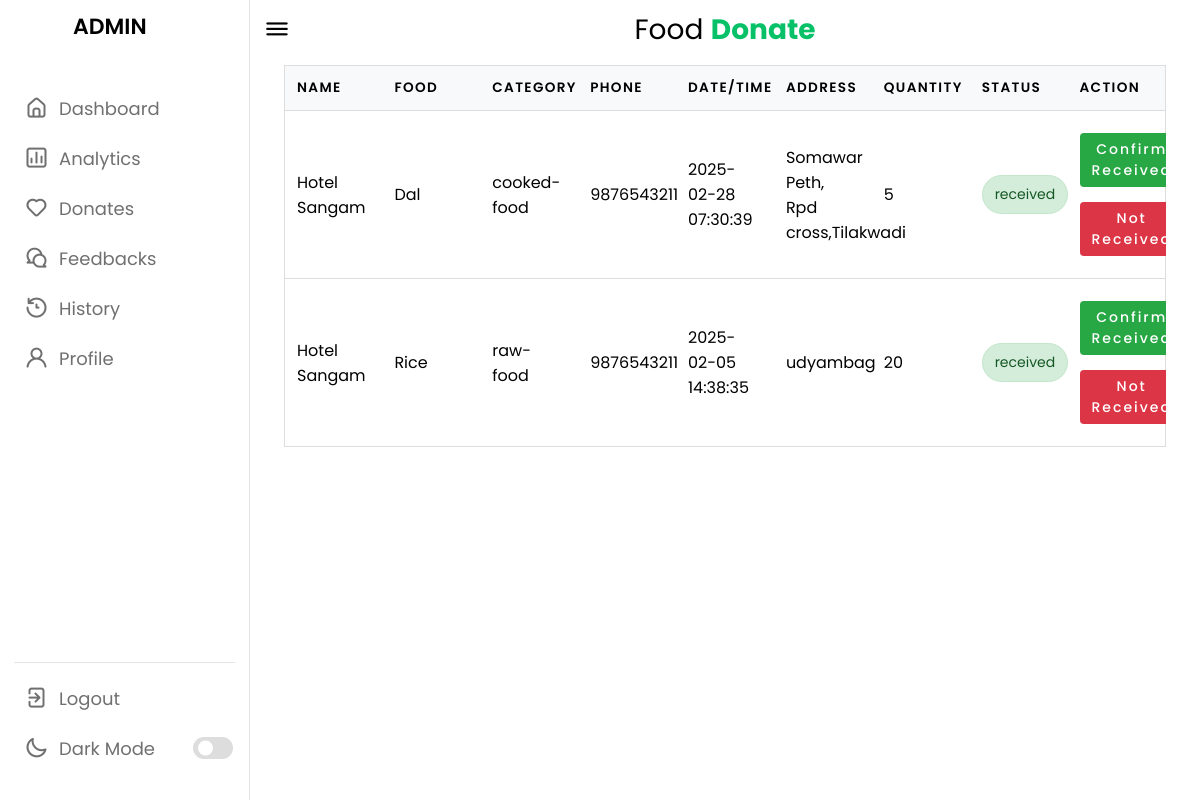
Page /admin/donate.php (signed in) on the committed database.
### tables this page shows
CREATE TABLE `food_donations` (
  `Fid` int(11) NOT NULL,
  `name` varchar(50) NOT NULL,
  `email` varchar(60) NOT NULL,
  `food` varchar(50) NOT NULL,
  `type` text NOT NULL,
  `category` text NOT NULL,
  `quantity` int(11) NOT NULL,
  `date` datetime DEFAULT current_timestamp(),
  `address` text NOT NULL,
  `location` varchar(50) NOT NULL,
  `phoneno` varchar(25) NOT NULL,
  `status` varchar(20) DEFAULT 'Pending' CHECK (`status` in ('Pending','Received'))
);

### admin/donate.php (the view, shortened to what this page needs)
<?php
include("connect.php");
?>
<!DOCTYPE html>
<html lang="en">
<head>
    <link rel="stylesheet" href="https://cdnjs.cloudflare.com/ajax/libs/font-awesome/4.7.0/css/font-awesome.min.css">
    <link rel="stylesheet" href="https://unicons.iconscout.com/release/v4.0.0/css/line.css">
    <link rel="stylesheet" href="admin.css">
</head>
<body>
    <nav>
        <div class="logo-name">
            <span class="logo_name">ADMIN</span>
        </div>
        <div class="menu-items">
            <ul class="nav-links">
                <li><a href="admin.php">
                    <i class="uil uil-estate"></i>
                    <span class="link-name">Dashboard</span>
                </a></li>
                <li><a href="analytics.php">
                    <i class="uil uil-chart"></i>
                    <span class="link-name">Analytics</span>
                </a></li>
                <li><a href="#" class="active">
                    <i class="uil uil-heart"></i>
                    <span class="link-name">Donates</span>
                </a></li>
                <li><a href="feedback.php">
                    <i class="uil uil-comments"></i>
                    <span class="link-name">Feedbacks</span>
                </a></li>
                <li><a href="history.php">
                    <i class="uil uil-history"></i>
                    <span class="link-name">History</span>
                </a></li>
                <li><a href="admin_profile.php">
                    <i class="uil uil-user"></i>
                    <span class="link-name">Profile</span>
                </a></li>
            </ul>
            <ul class="logout-mode">
                <li><a href="../logout.php">
                    <i class="uil uil-signout"></i>
                    <span class="link-name">Logout</span>
                </a></li>
                <li class="mode">
                    <a href="#">
                        <i class="uil uil-moon"></i>
                        <span class="link-name">Dark Mode</span>
                    </a>
                    <div class="mode-toggle">
                        <span class="switch"></span>
                    </div>
                </li>
            </ul>
        </div>
    </nav>
    <section class="dashboard">
        <div class="top">
            <i class="uil uil-bars sidebar-toggle"></i>
            <p class="logo" style="position: absolute; left: 50%; transform: translateX(-50%);">Food <b style="color: #06C167;">Donate</b></p>
        </div>
        <div class="activity">
            <div class="title">
                <h2>Donations Management</h2>
            </div>
            <?php
            $sql = "SELECT *,
                    CASE
                        WHEN status = 'Received' THEN 1
                        WHEN status = 'Not Received' THEN 2
                        ELSE 0
                    END as status_order
                    FROM food_donations
                    ORDER BY status_order ASC, date DESC";
            $result = mysqli_query($connection, $sql);
            if ($result && mysqli_num_rows($result) > 0) {
                echo "<div class='table-container'>
                        <table class='table'>
                            <thead>
                                <tr>
                                    <th>Name</th>
                                    <th>Food</th>
                                    <th>Category</th>
                                    <th>Phone</th>
                                    <th>Date/Time</th>
                                    <th>Address</th>
                                    <th>Quantity</th>
                                    <th>Status</th>
                                    <th>Action</th>
                                </tr>
                            </thead>
                            <tbody>";
                while ($row = mysqli_fetch_assoc($result)) {
                    $status_class = strtolower(str_replace(' ', '-', $row['status'] ?? 'pending'));
                    $button_disabled = ($row['status'] == 'Received' || $row['status'] == 'Not Received') ? 'disabled' : '';
                    echo "<tr>
                            <td>" . htmlspecialchars($row['name']) . "</td>
                            <td>" . htmlspecialchars($row['food']) . "</td>
                            <td>" . htmlspecialchars($row['category']) . "</td>
                            <td>" . htmlspecialchars($row['phoneno']) . "</td>
                            <td>" . htmlspecialchars($row['date']) . "</td>
                            <td>" . htmlspecialchars($row['address']) . "</td>
                            <td>" . htmlspecialchars($row['quantity']) . "</td>
                            <td>
                                <div class='status-button " . $status_class . "'>
                                    " . $row['status'] . "
                                    " . ($row['status'] == 'Received' ? '<div class="checkmark">✓</div>' : '') . "
                                </div>
                            </td>
                            <td>
                                <form method='post' style='margin:0;'>
                                    <input type='hidden' name='donation_id' value='" . $row['Fid'] . "'>
                                    <button type='submit' name='confirm_received' class='confirm-btn' " . $button_disabled . ">
                                        Confirm Received
                                    </button>
                                    <button type='submit' name='mark_failed' class='failed-btn' " . $button_disabled . ">
                                        Not Received
                                    </button>
                                </form>
                            </td>
                        </tr>";
                }
                echo "</tbody></table></div>";
            } else {
                echo "<p>No donations found.</p>";
            }
            ?>
        </div>
    </section>
</body>
</html>

### admin/admin.css (style rules this page uses)
* { margin: 0; padding: 0; box-sizing: border-box; font-family: 'Poppins', sans-serif; }
:root { --primary-color: #0E4BF1; --panel-color: #FFF; --text-color: #000; --black-light-color: #707070; --border-color: #e6e5e5; --toggle-color: #DDD; --box1-color: #4DA3FF; --box2-color: #FFE6AC; --box3-color: #E7D1FC; --title-icon-color: #fff; --tran-05: all 0.5s ease; --tran-03: all 0.3s ease; --tran-03: all 0.2s ease; }
body { min-height: 100vh; background-color: var(--primary-color); }
nav { position: fixed; top: 0; left: 0; height: 100%; width: 250px; padding: 10px 14px; background-color: var(--panel-color); border-right: 1px solid var(--border-color); transition: var(--tran-05); }
nav .logo-name { display: flex; align-items: center; }
nav .logo-name .logo_name { font-size: 22px; font-weight: 600; color: var(--text-color); margin-left: 14px; transition: var(--tran-05); }
nav .menu-items { margin-top: 40px; height: calc(100% - 90px); display: flex; flex-direction: column; justify-content: space-between; }
.menu-items li { list-style: none; }
.menu-items li a { display: flex; align-items: center; height: 50px; text-decoration: none; position: relative; }
.menu-items li a i { font-size: 24px; min-width: 45px; height: 100%; display: flex; align-items: center; justify-content: center; color: var(--black-light-color); }
.menu-items li a .link-name { font-size: 18px; font-weight: 400; color: var(--black-light-color); transition: var(--tran-05); }
.menu-items .logout-mode { padding-top: 10px; border-top: 1px solid var(--border-color); }
.menu-items .mode { display: flex; align-items: center; white-space: nowrap; }
.menu-items .mode-toggle { position: absolute; right: 14px; height: 50px; min-width: 45px; display: flex; align-items: center; justify-content: center; cursor: pointer; }
.mode-toggle .switch { position: relative; display: inline-block; height: 22px; width: 40px; border-radius: 25px; background-color: var(--toggle-color); }
.switch:before { content: ""; position: absolute; left: 5px; top: 50%; transform: translateY(-50%); height: 15px; width: 15px; background-color: var(--panel-color); border-radius: 50%; transition: var(--tran-03); }
.dashboard { position: relative; left: 250px; background-color: var(--panel-color); min-height: 100vh; width: calc(100% - 250px); padding: 10px 14px; transition: var(--tran-05); }
.dashboard .top { position: fixed; top: 0; left: 250px; display: flex; width: calc(100% - 250px); justify-content: space-between; align-items: center; padding: 10px 14px; background-color: var(--panel-color); transition: var(--tran-05); z-index: 10; }
.dashboard .top .sidebar-toggle { font-size: 26px; color: var(--text-color); cursor: pointer; }
.logo { font-size: 28px; text-align: center; color:var(--text-color) ; }
table { border: 1px solid #ccc; border-collapse: collapse; margin: 0; padding: 0; width: 100%; table-layout: fixed; }
table tr { background-color: var(--panel-color); border: 1px solid #ddd; padding: .35em; color: var(--text-color); }
table th, table td { padding: .625em; text-align: center; }
table th { font-size: .85em; letter-spacing: .1em; text-transform: uppercase; }
button, input { font-size: 18px; background:#06C167; padding: 5px; text-decoration: none; font-weight: 500; margin:10px auto 10px auto; color: #fff; letter-spacing: 2px; transition: 0.2s; border: #06C167; }
.status-button { padding: 8px 12px; border-radius: 20px; font-size: 14px; display: inline-flex; align-items: center; gap: 5px; transition: all 0.3s ease; }
.status-button.received { background-color: #d4edda; color: #155724; border: 1px solid #c3e6cb; }
.confirm-btn { padding: 8px 16px; border-radius: 4px; border: none; background-color: #06C167; color: white; cursor: pointer; transition: all 0.3s ease; }

### rows in the picture
food_donations: name "Hotel Sangam", food "Dal", category "cooked-food", phoneno "9876543211", date "2025-02-28 07:30:39", address "Somawar Peth, Rpd cross,Tilakwadi", quantity "5", status "received"
food_donations: name "Hotel Sangam", food "Rice", category "raw-food", phoneno "9876543211", date "2025-02-05 14:38:35", address "udyambag", quantity "20", status "received"
